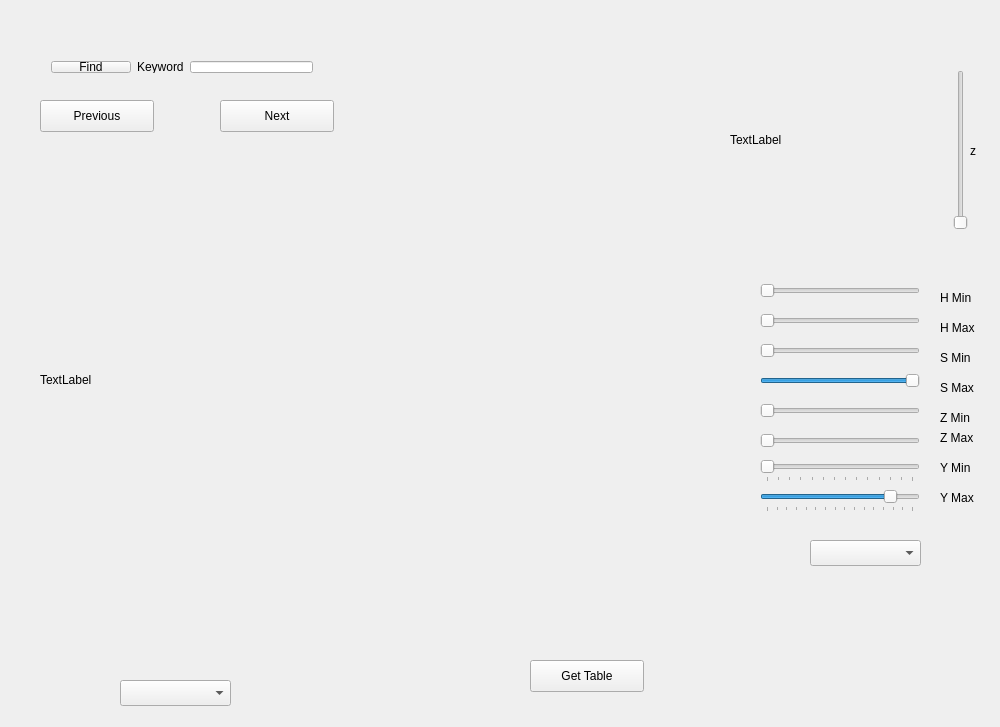
<?xml version="1.0" encoding="UTF-8"?>
<ui version="4.0">
 <class>ColorCreator</class>
 <widget class="QWidget" name="ColorCreator">
  <property name="geometry">
   <rect>
    <x>0</x>
    <y>0</y>
    <width>1000</width>
    <height>727</height>
   </rect>
  </property>
  <property name="mouseTracking">
   <bool>false</bool>
  </property>
  <property name="windowTitle">
   <string>ColorCreator</string>
  </property>
  <widget class="QPushButton" name="previousButton">
   <property name="geometry">
    <rect>
     <x>40</x>
     <y>100</y>
     <width>114</width>
     <height>32</height>
    </rect>
   </property>
   <property name="text">
    <string>Previous</string>
   </property>
  </widget>
  <widget class="QPushButton" name="nextButton">
   <property name="geometry">
    <rect>
     <x>220</x>
     <y>100</y>
     <width>114</width>
     <height>32</height>
    </rect>
   </property>
   <property name="text">
    <string>Next</string>
   </property>
  </widget>
  <widget class="QLabel" name="colorWheel">
   <property name="geometry">
    <rect>
     <x>730</x>
     <y>40</y>
     <width>200</width>
     <height>200</height>
    </rect>
   </property>
   <property name="text">
    <string>TextLabel</string>
   </property>
  </widget>
  <widget class="QSlider" name="hMin">
   <property name="geometry">
    <rect>
     <x>760</x>
     <y>280</y>
     <width>160</width>
     <height>22</height>
    </rect>
   </property>
   <property name="maximum">
    <number>100</number>
   </property>
   <property name="orientation">
    <enum>Qt::Horizontal</enum>
   </property>
  </widget>
  <widget class="QSlider" name="hMax">
   <property name="geometry">
    <rect>
     <x>760</x>
     <y>310</y>
     <width>160</width>
     <height>22</height>
    </rect>
   </property>
   <property name="maximum">
    <number>100</number>
   </property>
   <property name="orientation">
    <enum>Qt::Horizontal</enum>
   </property>
  </widget>
  <widget class="QSlider" name="sMin">
   <property name="geometry">
    <rect>
     <x>760</x>
     <y>340</y>
     <width>160</width>
     <height>22</height>
    </rect>
   </property>
   <property name="maximum">
    <number>100</number>
   </property>
   <property name="orientation">
    <enum>Qt::Horizontal</enum>
   </property>
  </widget>
  <widget class="QSlider" name="sMax">
   <property name="geometry">
    <rect>
     <x>760</x>
     <y>370</y>
     <width>160</width>
     <height>22</height>
    </rect>
   </property>
   <property name="maximum">
    <number>100</number>
   </property>
   <property name="value">
    <number>100</number>
   </property>
   <property name="orientation">
    <enum>Qt::Horizontal</enum>
   </property>
  </widget>
  <widget class="QSlider" name="yMin">
   <property name="geometry">
    <rect>
     <x>760</x>
     <y>460</y>
     <width>160</width>
     <height>22</height>
    </rect>
   </property>
   <property name="minimum">
    <number>20</number>
   </property>
   <property name="maximum">
    <number>150</number>
   </property>
   <property name="singleStep">
    <number>2</number>
   </property>
   <property name="orientation">
    <enum>Qt::Horizontal</enum>
   </property>
   <property name="tickPosition">
    <enum>QSlider::TicksBelow</enum>
   </property>
   <property name="tickInterval">
    <number>10</number>
   </property>
  </widget>
  <widget class="QSlider" name="yMax">
   <property name="geometry">
    <rect>
     <x>760</x>
     <y>490</y>
     <width>160</width>
     <height>22</height>
    </rect>
   </property>
   <property name="minimum">
    <number>105</number>
   </property>
   <property name="maximum">
    <number>255</number>
   </property>
   <property name="singleStep">
    <number>2</number>
   </property>
   <property name="value">
    <number>232</number>
   </property>
   <property name="orientation">
    <enum>Qt::Horizontal</enum>
   </property>
   <property name="tickPosition">
    <enum>QSlider::TicksBelow</enum>
   </property>
   <property name="tickInterval">
    <number>10</number>
   </property>
  </widget>
  <widget class="QSlider" name="zSlice">
   <property name="geometry">
    <rect>
     <x>950</x>
     <y>70</y>
     <width>22</width>
     <height>160</height>
    </rect>
   </property>
   <property name="orientation">
    <enum>Qt::Vertical</enum>
   </property>
  </widget>
  <widget class="QComboBox" name="colorSelect">
   <property name="geometry">
    <rect>
     <x>810</x>
     <y>540</y>
     <width>111</width>
     <height>26</height>
    </rect>
   </property>
  </widget>
  <widget class="QLabel" name="thresh">
   <property name="geometry">
    <rect>
     <x>40</x>
     <y>140</y>
     <width>640</width>
     <height>480</height>
    </rect>
   </property>
   <property name="text">
    <string>TextLabel</string>
   </property>
  </widget>
  <widget class="QComboBox" name="viewChoice">
   <property name="geometry">
    <rect>
     <x>120</x>
     <y>680</y>
     <width>111</width>
     <height>26</height>
    </rect>
   </property>
  </widget>
  <widget class="QLabel" name="label_2">
   <property name="geometry">
    <rect>
     <x>940</x>
     <y>290</y>
     <width>62</width>
     <height>16</height>
    </rect>
   </property>
   <property name="text">
    <string>H Min</string>
   </property>
  </widget>
  <widget class="QLabel" name="label_3">
   <property name="geometry">
    <rect>
     <x>940</x>
     <y>320</y>
     <width>62</width>
     <height>16</height>
    </rect>
   </property>
   <property name="text">
    <string>H Max</string>
   </property>
  </widget>
  <widget class="QLabel" name="label_4">
   <property name="geometry">
    <rect>
     <x>940</x>
     <y>350</y>
     <width>62</width>
     <height>16</height>
    </rect>
   </property>
   <property name="text">
    <string>S Min</string>
   </property>
  </widget>
  <widget class="QLabel" name="label_5">
   <property name="geometry">
    <rect>
     <x>940</x>
     <y>380</y>
     <width>62</width>
     <height>16</height>
    </rect>
   </property>
   <property name="text">
    <string>S Max</string>
   </property>
  </widget>
  <widget class="QLabel" name="label_6">
   <property name="geometry">
    <rect>
     <x>940</x>
     <y>460</y>
     <width>62</width>
     <height>16</height>
    </rect>
   </property>
   <property name="text">
    <string>Y Min</string>
   </property>
  </widget>
  <widget class="QLabel" name="label_7">
   <property name="geometry">
    <rect>
     <x>940</x>
     <y>490</y>
     <width>62</width>
     <height>16</height>
    </rect>
   </property>
   <property name="text">
    <string>Y Max</string>
   </property>
  </widget>
  <widget class="QLabel" name="label_8">
   <property name="geometry">
    <rect>
     <x>970</x>
     <y>110</y>
     <width>16</width>
     <height>81</height>
    </rect>
   </property>
   <property name="layoutDirection">
    <enum>Qt::LeftToRight</enum>
   </property>
   <property name="text">
    <string>z</string>
   </property>
  </widget>
  <widget class="QSlider" name="zMin">
   <property name="geometry">
    <rect>
     <x>760</x>
     <y>400</y>
     <width>160</width>
     <height>22</height>
    </rect>
   </property>
   <property name="orientation">
    <enum>Qt::Horizontal</enum>
   </property>
  </widget>
  <widget class="QSlider" name="zMax">
   <property name="geometry">
    <rect>
     <x>760</x>
     <y>430</y>
     <width>160</width>
     <height>22</height>
    </rect>
   </property>
   <property name="orientation">
    <enum>Qt::Horizontal</enum>
   </property>
  </widget>
  <widget class="QLabel" name="label_9">
   <property name="geometry">
    <rect>
     <x>940</x>
     <y>410</y>
     <width>62</width>
     <height>16</height>
    </rect>
   </property>
   <property name="text">
    <string>Z Min</string>
   </property>
  </widget>
  <widget class="QLabel" name="label_10">
   <property name="geometry">
    <rect>
     <x>940</x>
     <y>430</y>
     <width>62</width>
     <height>16</height>
    </rect>
   </property>
   <property name="text">
    <string>Z Max</string>
   </property>
  </widget>
  <widget class="QPushButton" name="getColorTable">
   <property name="geometry">
    <rect>
     <x>530</x>
     <y>660</y>
     <width>114</width>
     <height>32</height>
    </rect>
   </property>
   <property name="text">
    <string>Get Table</string>
   </property>
  </widget>
  <widget class="QWidget" name="layoutWidget">
   <property name="geometry">
    <rect>
     <x>40</x>
     <y>50</y>
     <width>284</width>
     <height>34</height>
    </rect>
   </property>
   <layout class="QHBoxLayout" name="horizontalLayout">
    <item>
     <widget class="QPushButton" name="pushButton">
      <property name="text">
       <string>Find</string>
      </property>
     </widget>
    </item>
    <item>
     <widget class="QLabel" name="label">
      <property name="text">
       <string>Keyword</string>
      </property>
     </widget>
    </item>
    <item>
     <widget class="QLineEdit" name="lineEdit"/>
    </item>
   </layout>
  </widget>
 </widget>
 <layoutdefault spacing="6" margin="11"/>
 <resources/>
 <connections/>
</ui>
